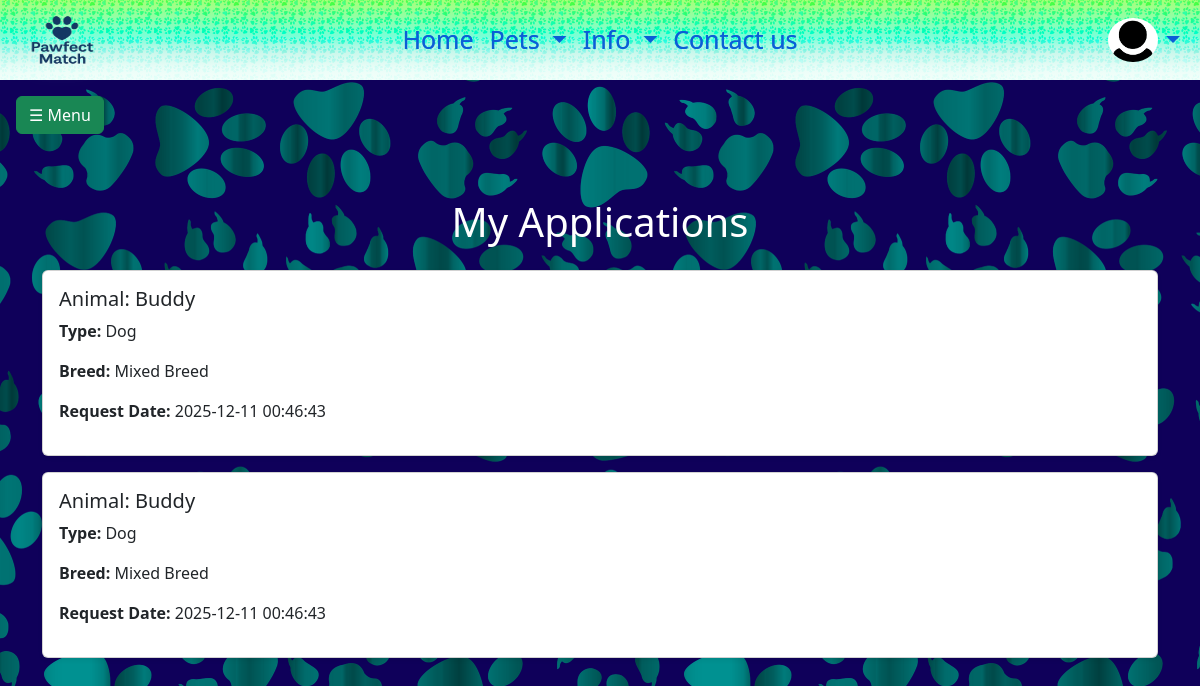
Screenshot of /php/user/my_applications.php (signed in) with the database file from the repository.
### tables this page shows
CREATE TABLE `users` (
  `id` int(10) UNSIGNED NOT NULL,
  `Username` varchar(50) NOT NULL,
  `Password` varchar(255) NOT NULL,
  `Name` varchar(100) NOT NULL,
  `Email` varchar(150) NOT NULL,
  `SurveyAnswer` text DEFAULT NULL,
  `Role` enum('admin','user','shelter') NOT NULL,
  `Img` varchar(255) NOT NULL DEFAULT 'default-user.png'
);

CREATE TABLE `adoptionrequest` (
  `ID` int(11) NOT NULL,
  `Username` varchar(50) NOT NULL,
  `AnimalID` int(11) NOT NULL,
  `SurveyAnswer` text DEFAULT NULL,
  `RequestDate` datetime NOT NULL DEFAULT current_timestamp(),
  `user_id` int(10) UNSIGNED DEFAULT NULL
);

CREATE TABLE `animal` (
  `ID` int(11) NOT NULL,
  `Type` enum('Dog','Cat','Other') NOT NULL,
  `Name` varchar(100) NOT NULL,
  `Breed` varchar(100) DEFAULT NULL,
  `Sex` enum('Male','Female','Unknown') DEFAULT NULL,
  `Age` int(11) DEFAULT NULL,
  `Color` varchar(50) DEFAULT NULL,
  `Size` varchar(50) DEFAULT NULL,
  `Description` text DEFAULT NULL,
  `ImageUrl` varchar(255) NOT NULL DEFAULT 'default-animals.png',
  `adoption_requirements` text DEFAULT NULL,
  `shelter_id` int(10) UNSIGNED DEFAULT NULL
);

### php/functions/get_profile.php (called while the page is built, shortened)
<?php
function getProfilePicture($conn)
{
    $username = $_SESSION['username'];
    $sql = "SELECT Img FROM users WHERE Username = ?";
    $stmt = mysqli_prepare($conn, $sql);
    mysqli_stmt_bind_param($stmt, "s", $username);
    mysqli_stmt_execute($stmt);
    $result = mysqli_stmt_get_result($stmt);
    if ($result && $row = mysqli_fetch_assoc($result)) {
        if (!empty($row['Img'])) {
            return $row['Img'];
        }
    }
    return "default-users.png";
}

### php/user/my_applications.php (the view, shortened to what this page needs)
<?php
require_once __DIR__ . "/../../components/db_connect.php";
require_once __DIR__ . "/../functions/get_profile.php";
$username = $_SESSION["username"];
$sql = "
    SELECT
    AdoptionRequest.ID,AdoptionRequest.RequestDate,Animal.Name,Animal.Type,Animal.Breed FROM AdoptionRequest
    JOIN Animal ON AdoptionRequest.AnimalID = Animal.ID
    WHERE AdoptionRequest.Username = '$username'
";
$result = mysqli_query($conn, $sql);
?>
<!DOCTYPE html>
<html lang="en">
<head>
    <link href="https://cdn.jsdelivr.net/npm/bootstrap@5.3.8/dist/css/bootstrap.min.css" rel="stylesheet">
    <link rel="stylesheet" href="https://cdnjs.cloudflare.com/ajax/libs/font-awesome/7.0.1/css/all.min.css" />
      <link href="../../css/style.css" rel="stylesheet">
</head>
<body class="body-pic">
<?php require_once "../../components/navbar.php"; ?>
<?php require_once __DIR__ . "/btn.php"; ?>
<div class="container my-5">
    <h1 class="mb-4 text-center text-white">My Applications</h1>
    <?php
    if (mysqli_num_rows($result) > 0) {
        while ($row = mysqli_fetch_assoc($result)) {
            echo "
            <div class='card mb-3 shadow-sm'>
                <div class='card-body'>
                    <h5 class='card-title'>
                        Animal: " . htmlspecialchars($row['Name']) . "
                    </h5>
                    <p><strong>Type:</strong> " . htmlspecialchars($row['Type']) . "</p>
                    <p><strong>Breed:</strong> " . htmlspecialchars($row['Breed']) . "</p>
                    <p><strong>Request Date:</strong> " . $row['RequestDate'] . "</p>
                </div>
            </div>";
        }
    } else {
        echo "<p class='text-center text-white'>You have no adoption applications yet.</p>";
    }
    ?>
</div>
</body>
</html>

### components/navbar.php (shortened to what this page needs)
<?php
require_once __DIR__ . "/db_connect.php";
require_once __DIR__ . "/../php/functions/get_profile.php";
$role = $_SESSION['role'] ?? 'guest';
$profilePic = getProfilePicture($conn);
?>
<nav class="navbar navbar-expand-lg custom-navbar sticky-top">
    <div class="container-fluid">
        <a class="navbar-brand" href="<?= BASE_URL ?>index.php">
            <img src="<?= BASE_URL ?>img/navbar-logo.png" alt="logo" class="navbar-logo">
        </a>
        <div class="collapse navbar-collapse" id="navbarNavDarkDropdown">
            <ul class="navbar-nav mx-auto navbar-links">
                <li class="nav-item">
                    <a class="nav-link" href="<?= BASE_URL ?>index.php">Home</a>
                </li>
                <?php if ($role !== 'shelter'): ?>
                <li class="nav-item dropdown">
                    <a class="nav-link dropdown-toggle" href="#" data-bs-toggle="dropdown">
                        Pets
                    </a>
                </li>
                <?php endif; ?>
                <li class="nav-item dropdown">
                    <a class="nav-link dropdown-toggle" href="#" data-bs-toggle="dropdown">
                        Info
                    </a>
                </li>
                <li class="nav-item">
                    <a class="nav-link" href="<?= BASE_URL ?>contact.php">Contact us</a>
                </li>
            </ul>
            <ul class="navbar-nav ms-auto navbar-profile">
                <li class="nav-item dropdown profile-dropdown">
                    <img
                        src="<?= BASE_URL ?>img/<?= htmlspecialchars($profilePic) ?>"
                        class="rounded-circle"
                        alt="Profile picture"
                    >
                    <a class="nav-link dropdown-toggle" href="#" data-bs-toggle="dropdown"></a>
                </li>
            </ul>
        </div>
    </div>
</nav>

### css/style.css (style rules this page uses)
* { margin: 0; padding: 0; box-sizing: border-box; }
.body-pic { background: url("../img/body2.png"); background-repeat: repeat; background-position: center; background-color: rgb(15, 0, 90); background-attachment: fixed; }
:root { --sun: #ffe27a; --dark-blue: #0f005a; }
.navbar-logo { height: 80px; width: 100px; }
.custom-navbar { background-image: url("../img/body2.png"), linear-gradient( 180deg, #a8ff78 0%, #78ffd6 45%, #c9f7eb 65%, #eafdf7 85%, #f2fffa 100% ); background-repeat: repeat, no-repeat; background-size: 48px auto, 100% 100%; background-position: center, center; background-blend-mode: overlay; max-height: 80px; }
.custom-navbar .nav-link { color: #0b5ed7 !important; text-shadow: 0 0 0.6px rgba(11, 94, 215, 0.8); font-weight: 500; font-size: 25px; }
.navbar-links { transform: translateX(-50%); left: 50%; position: absolute; text-align: center; margin-left: auto; margin-right: auto; }
.navbar-brand img { filter: drop-shadow(0 4px 8px rgba(255, 255, 255, 0.5)); }
.profile-dropdown { display: flex; align-items: center; justify-content: center; }
.profile-dropdown img { max-width: 50px; max-height: 50px; }

### rows the page displays
users: Img (placeholder picture)
adoptionrequest: AnimalID.Name "Buddy", AnimalID.Type "Dog", AnimalID.Breed "Mixed Breed", RequestDate "2025-12-11 00:46:43"
adoptionrequest: AnimalID.Name "Buddy", AnimalID.Type "Dog", AnimalID.Breed "Mixed Breed", RequestDate "2025-12-11 00:46:43"
